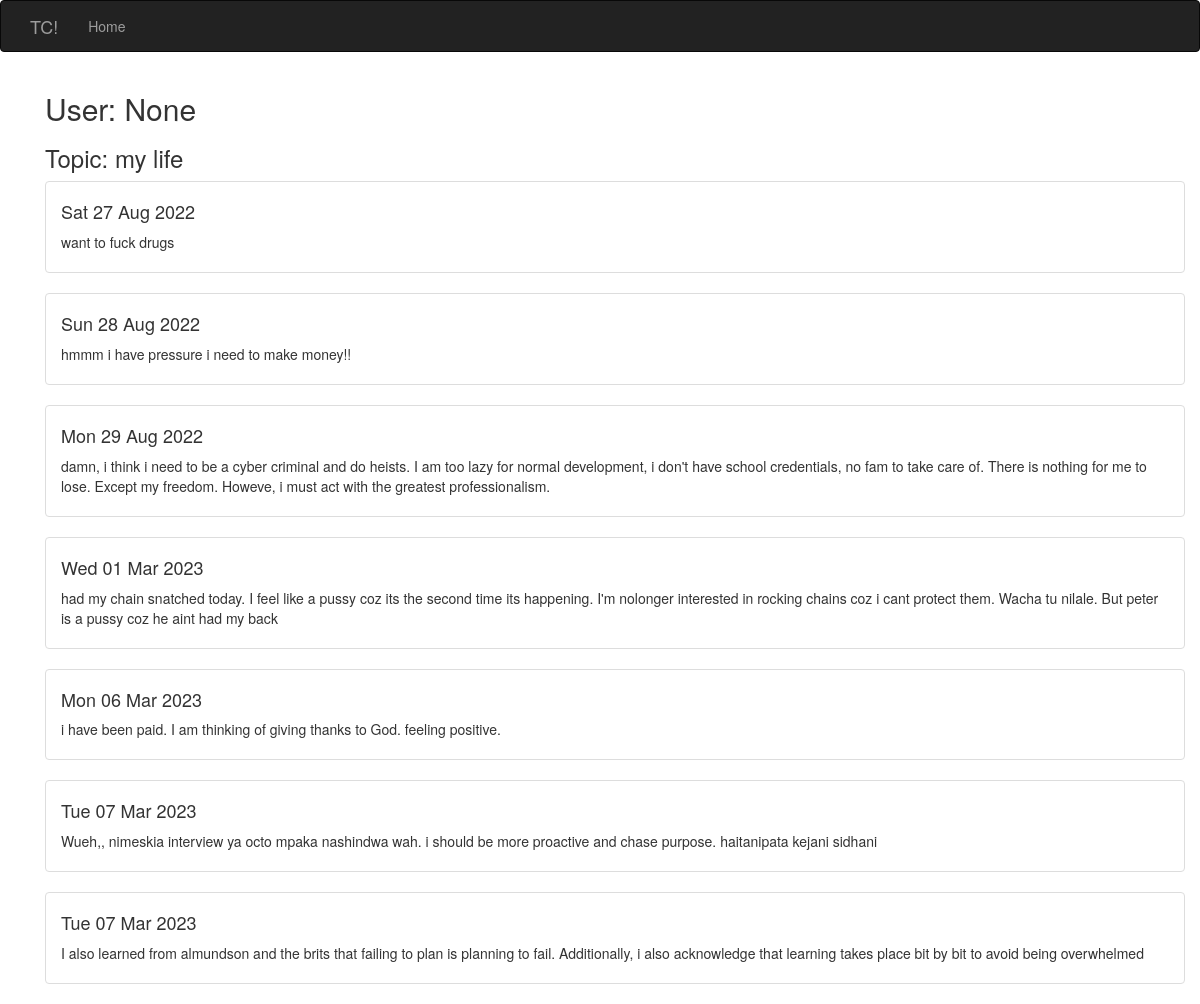
Screenshot of /show_thoughts/23&my life with the database file from the repository.
### model.py (models this page shows, shortened)
class Thought(db.Model):
    __tablename__ = 'thoughts'
    id = db.Column(db.Integer, primary_key=True)
    content = db.Column(db.String(200), nullable=False)
    date_created = db.Column(db.DateTime, default=datetime.utcnow)
    topic_id = db.Column(db.Integer, db.ForeignKey('topics.id'))

### app.py (the view)
@app.route('/show_thoughts/<int:id>&<string:topic_name>')
def show_topic(id,topic_name):
    thoughts = Thought.query.filter_by(topic_id=id).all()
    return render_template('thought.html', thoughts=thoughts, topic_name=topic_name,name=session.get('name'))

### templates/thought.html
{% extends 'base.html'%}
{% block page_content%}
    <div class="container">
        <h2>User: {{name}}</h2>
        <h3>Topic: {{topic_name}}</h3>
        {% for thought in thoughts%}
        <ul class="list-group" >
            <li class="list-group-item">
            <div class="thought_item">
                <h4>{{thought.date_created.strftime("%a %d %b %Y")}}</h4>
                 <p>
                {{thought.content}}
                </p>
            </div>
            </li>
        </ul>
        {% endfor %}
    </div>
{% endblock %}

### rows the page displays
Thought: date_created "Sat 27 Aug 2022", content "want to fuck drugs"
Thought: date_created "Sun 28 Aug 2022", content "hmmm i have pressure i need to make money!!"
Thought: date_created "Mon 29 Aug 2022", content "damn, i think i need to be a cyber criminal and do heists. I am too lazy for normal development, i don't have school credentials, no fam to take care of. There is nothing for me to lose. Except my freedom. Howeve, i must act with the greatest professionalism."
Thought: date_created "Wed 01 Mar 2023", content "had my chain snatched today. I feel like a pussy coz its the second time its happening. I'm nolonger interested in rocking chains coz i cant protect them. Wacha tu nilale. But peter is a pussy coz he aint had my back"
Thought: date_created "Mon 06 Mar 2023", content "i have been paid. I am thinking of giving thanks to God. feeling positive."
Thought: date_created "Tue 07 Mar 2023", content "Wueh,, nimeskia interview ya octo mpaka nashindwa wah. i should be more proactive and chase purpose. haitanipata kejani sidhani"
Thought: date_created "Tue 07 Mar 2023", content "I also learned from almundson and the brits that failing to plan is planning to fail. Additionally, i also acknowledge that learning takes place bit by bit to avoid being overwhelmed"

### other values shown
{{ name }} "None"
{{ topic_name }} "my life"
